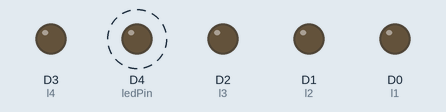
Recording of a sketch running on a simulated ESP8266 (NodeMCU). Shown: output pins drawn as LEDs (lit = HIGH). Dashed ring = blinking. WiFi joins after 1.5 s; servers stay silent unless stated; what the sketch prints to the serial monitor is not drawn.

Above: at 2.1 s.
Timing chart, 0 to 4.5 s (numbered marks = the images above):
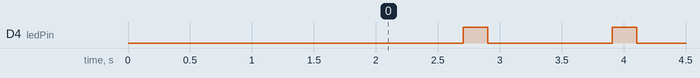

Measured:
- by itself, D4 (ledPin): alternates HIGH for 0.20 s and LOW for 1.0 s

The sketch:

Slave_final.ino
```cpp
#include <SPI.h>
#include <ESP8266WiFi.h>

#define l1 D0
#define l2 D1
#define l3 D2
#define l4 D3

byte ledPin = 2;
char ssid[] = "Next Tech Lab";
char pass[] = "78959248";

unsigned long askTimer = 0;

IPAddress server(192,168,0,100);      //ip address of master and slave should be same
WiFiClient client;

void setup() {
  Serial.begin(115200);
  WiFi.begin(ssid, pass);
  while (WiFi.status() != WL_CONNECTED) {
    Serial.print(".");
    delay(500);
  }

pinMode(l1, OUTPUT);
pinMode(l2, OUTPUT);
pinMode(l3, OUTPUT);
pinMode(l4, OUTPUT);
pinMode(ledPin, OUTPUT);
}

void loop () {
  client.connect(server, 80);
  digitalWrite(ledPin, LOW);
  Serial.println(".");

  String answer = client.readStringUntil('\r');   // receives the answer from the sever
  Serial.println("from server: " + answer);
  client.flush();
  digitalWrite(ledPin, HIGH);

  if (answer == "FORWARD" ){
  digitalWrite(l1,LOW);
  digitalWrite(l2,HIGH);
  digitalWrite(l3,LOW);
  digitalWrite(l4,HIGH);
  }
  else if (answer == "BACKWARD"){
  digitalWrite(l1,HIGH);
  digitalWrite(l2,LOW);
  digitalWrite(l3,HIGH);
  digitalWrite(l4,LOW);
  }
  else if (answer == "LEFT"){
  digitalWrite(l1,HIGH);
  digitalWrite(l2,HIGH);
  digitalWrite(l3,HIGH);
  digitalWrite(l4,LOW);
  }
  else if (answer =="RIGHT"){
  digitalWrite(l1,HIGH);
  digitalWrite(l2,LOW);
  digitalWrite(l3,HIGH);
  digitalWrite(l4,HIGH);
  }
  else if (answer =="STOP"){
  digitalWrite(l1,HIGH);
  digitalWrite(l2,HIGH);
  digitalWrite(l3,HIGH);
  digitalWrite(l4,HIGH);
  }
}
```
